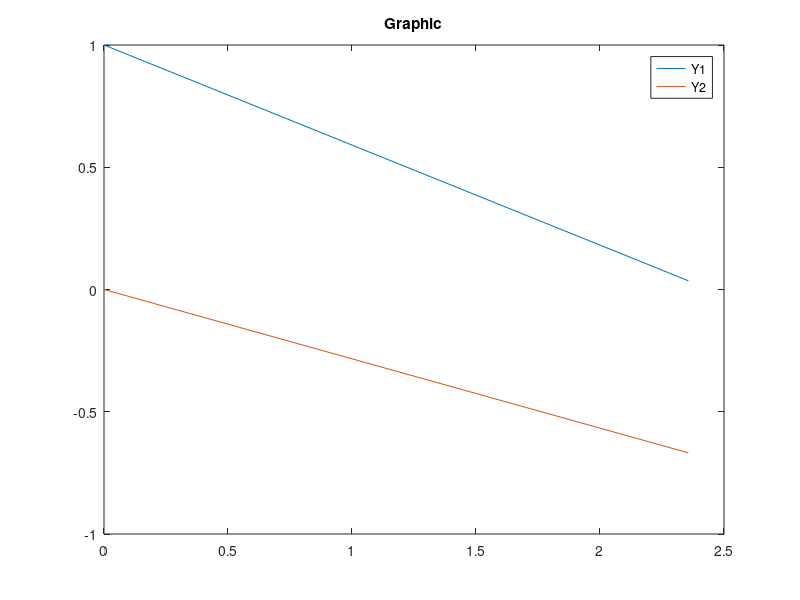

This figure's MATLAB source:
x = [0,3*pi/4];
y1 = cos(sqrt(x));
y2 = sin(x.*x);
plot (x,y1)
hold on;
plot (x,y2)
legend('Y1','Y2');
title('Graphic');